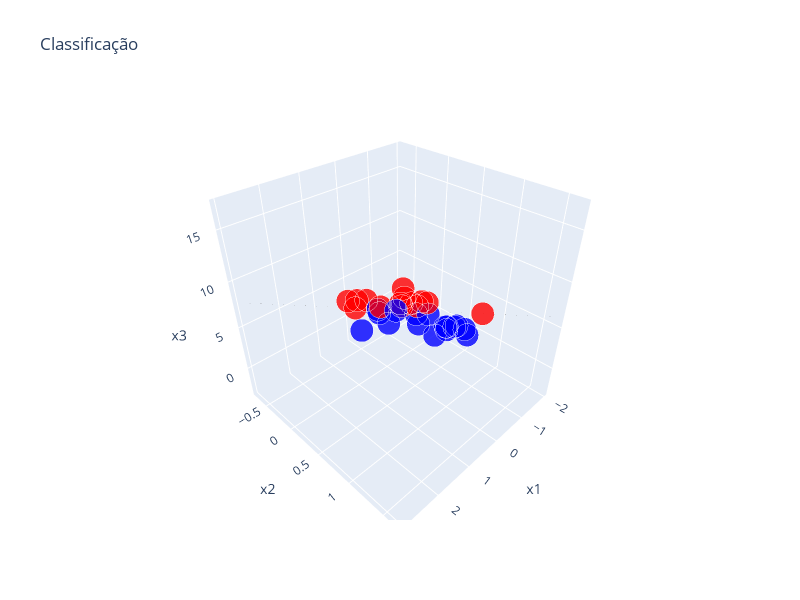

Notebook source saved alongside this figure:
### Code cell
#criar grafico 3d interativo
colors = ['red' if y == -1 else 'blue' for y in yhat]

#criar malha para o hiperplano
x1_range = np.linspace(x[:, 0].min() - 0.5, x[:, 0].max() + 0.5, 20)
x2_range = np.linspace(x[:, 1].min() - 0.5, x[:, 1].max() + 0.5, 20)
x1_grid, x2_grid = np.meshgrid(x1_range, x2_range)

#calcular x3 para o hiperplano: w0*x1 + w1*x2 + w2*x3 + w3*(-1) = 0
#x3 = (w0*x1 + w1*x2 - w3) / (-w2)
x3_grid = (w[0] * x1_grid + w[1] * x2_grid - w[3]) / (-w[2])

fig = go.Figure()

#adicionar o hiperplano
fig.add_trace(go.Surface(
   x=x1_grid,
   y=x2_grid,
   z=x3_grid,
   colorscale='gray',
   opacity=0.3,
   showscale=False,
   name='Hiperplano'
))

#adicionar os pontos
fig.add_trace(go.Scatter3d(
   x=x[:, 0],
   y=x[:, 1],
   z=x[:, 2],
   mode='markers',
   marker=dict(
      size=8,
      color=colors,
      opacity=0.8,
      line=dict(width=1, color='white')
   ),
   name='Amostras'
))

fig.update_layout(
   title='Classificação',
   scene=dict(
      xaxis_title='x1',
      yaxis_title='x2',
      zaxis_title='x3'
   ),
   width=800,
   height=600
)

fig.show()

### Figure 1 — Plotly figure (JSON) as saved in the notebook; plotly's stock layout.template omitted (floating-point values rounded to 4 significant figures; data arrays with more than 128 entries replaced by an {"elided": "..."} marker saying what was removed)
{"data": [{"colorscale": [[0, "rgb(0, 0, 0)"], [0.09091, "rgb(16, 16, 16)"], [0.1818, "rgb(38, 38, 38)"], [0.2727, "rgb(59, 59, 59)"], [0.3636, "rgb(81, 80, 80)"], [0.4545, "rgb(102, 101, 101)"], [0.5455, "rgb(124, 123, 122)"], [0.6364, "rgb(146, 146, 145)"], [0.7273, "rgb(171, 171, 170)"], [0.8182, "rgb(197, 197, 195)"], [0.9091, "rgb(224, 224, 223)"], [1, "rgb(254, 254, 253)"]], "name": "Hiperplano", "opacity": 0.3, "showscale": false, "type": "surface", "x": {"elided": "20x20 float values"}, "y": {"elided": "20x20 float values"}, "z": {"elided": "20x20 float values"}}, {"marker": {"color": ["red", "red", "red", "blue", "blue", "red", "blue", "red", "blue", "blue", "red", "blue", "red", "red", "red", "red", "blue", "blue", "blue", "blue", "red", "blue", "blue", "blue", "blue", "red", "red", "blue", "red", "blue"], "line": {"color": "white", "width": 1}, "opacity": 0.8, "size": 8}, "mode": "markers", "name": "Amostras", "type": "scatter3d", "x": [-0.6508, -1.449, 2.085, 0.2626, 0.6418, 0.2569, 1.115, 0.0914, 0.0121, -0.0429, 0.434, 0.2735, 0.4839, 0.4089, 1.439, -0.9115, 0.3654, 0.2144, 0.2013, 0.6483, -0.1147, -0.797, -1.062, 0.5307, -1.22, 0.3957, -0.1013, 2.448, 2.015, 0.2012], "y": [0.1097, 0.8896, 0.6876, 1.148, 1.023, 0.673, 0.6043, 0.3399, 0.5256, 0.466, 0.687, 1.029, 0.4851, -0.1267, 0.1614, -0.1973, 1.048, 0.7515, 1.001, 0.2183, 0.2242, 0.8795, 0.6366, 0.1285, 0.7777, 0.1076, 0.5989, 0.9455, 0.6192, 0.2611], "z": [4.001, 4.401, 12.07, 7.798, 7.043, 8.326, 7.445, 7.068, 4.632, 5.432, 8.229, 7.193, 7.485, 5.502, 8.584, 2.196, 7.486, 7.17, 6.549, 5.899, 7.244, 3.876, 2.471, 5.688, 1.725, 5.662, 7.181, 11.21, 10.93, 5.463]}], "layout": {"height": 600, "scene": {"xaxis": {"title": {"text": "x1"}}, "yaxis": {"title": {"text": "x2"}}, "zaxis": {"title": {"text": "x3"}}}, "title": {"text": "Classificação"}, "width": 800}}
